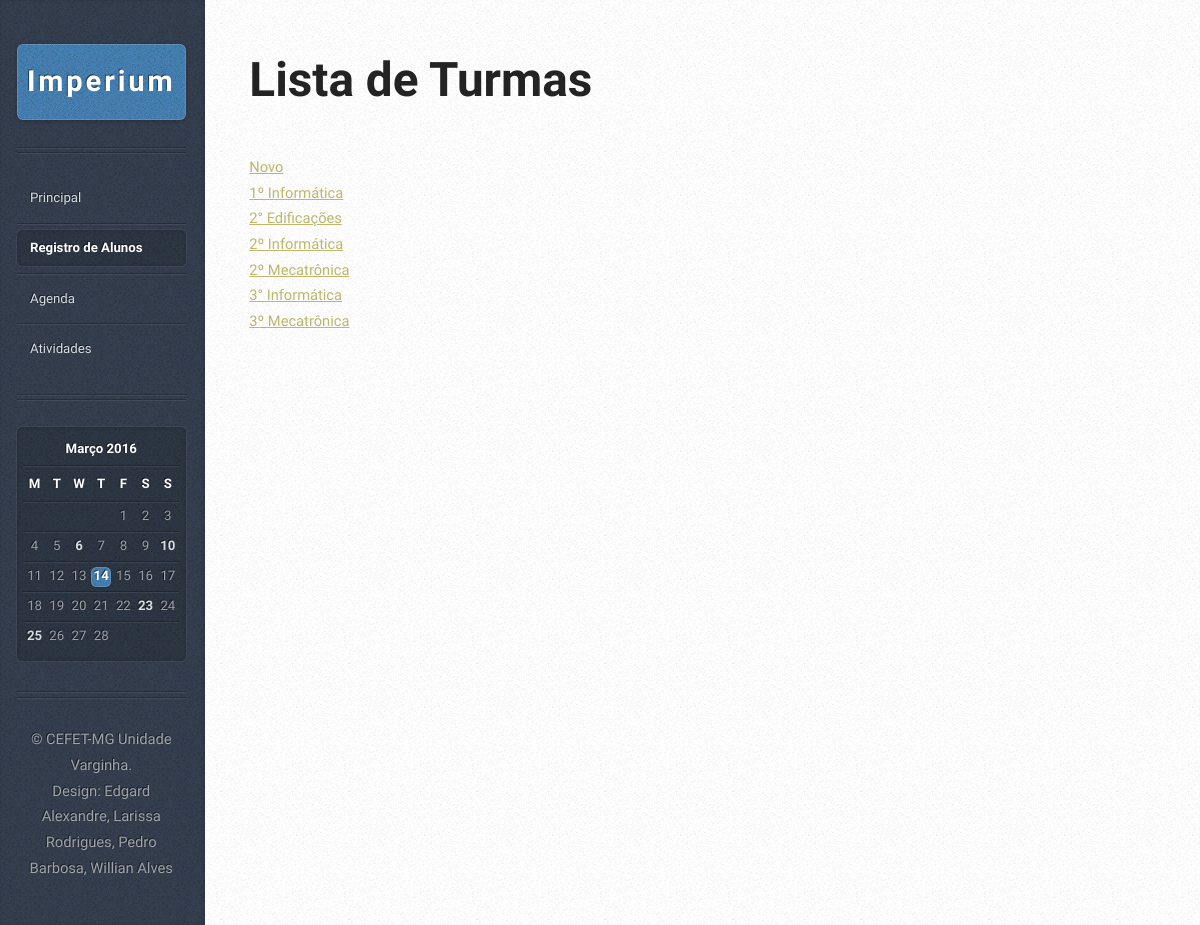
The page /turmaRegistro.php on the database as committed earlier.
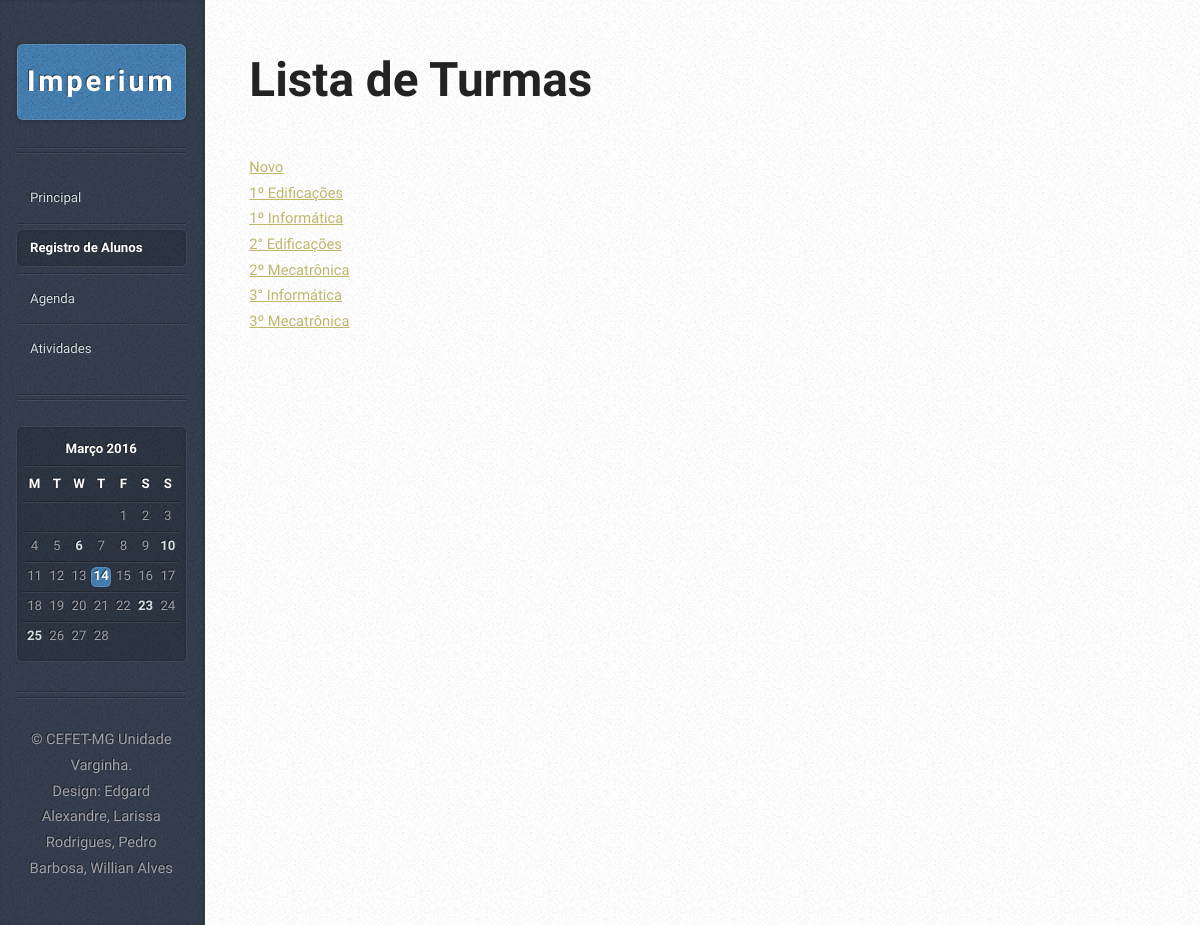
The same page on the database as committed later.
### tables this page shows
CREATE TABLE IF NOT EXISTS `turma` (
  `idTurma` int(11) NOT NULL AUTO_INCREMENT,
  `nomeTurma` varchar(45) DEFAULT NULL,
  PRIMARY KEY (`idTurma`)
);

### turmaRegistro.php (the view, shortened to what this page needs)
<?php
    $PDO = db_connect();
    $sql = "SELECT idTurma, nomeTurma FROM Turma ORDER BY nomeTurma ASC";
    $stmt = $PDO->prepare($sql);
    $stmt->execute();
?>
<!DOCTYPE HTML>
<html>
<head>
    <link rel="stylesheet" href="assets/css/mainScreen.css" />
</head>
<body>
<div id="content">
    <div class="inner">
        <article class="box post post-excerpt">
            <header>
			<h2>Lista de Turmas</h2>
            </header>
				<table>
                    <?php while($Turma = $stmt->fetch(PDO::FETCH_ASSOC)): ?>
					<tr>
						<td><a href = "alunoLista.php?id=<?php echo $Turma['idTurma']?>"><?php echo $Turma['nomeTurma'] ?></a></td>
                    </tr>
                   <?php endwhile;?>
                    <a href="form-add-Turma.php"> Novo</a><br>
				</table>
                </div>
    </div>
			<div id="sidebar">
					<h1 id="logo"><a href="#">Imperium</a></h1>
					<nav id="nav">
						<ul>
							<li><a href="indexMain.html">Principal</a></li>
							<li class="current"><a href="turmaRegistro.php">Registro de Alunos</a></li>
							<li><a href="calendario.html">Agenda</a></li>
							<li><a href="relatorios.html">Atividades</a></li>
						</ul>
					</nav>
					<section class="box calendar">
						<div class="inner">
							<table>
								<caption>Março 2016</caption>
								<thead>
									<tr>
										<th scope="col" title="Monday">M</th>
										<th scope="col" title="Tuesday">T</th>
										<th scope="col" title="Wednesday">W</th>
										<th scope="col" title="Thursday">T</th>
										<th scope="col" title="Friday">F</th>
										<th scope="col" title="Saturday">S</th>
										<th scope="col" title="Sunday">S</th>
									</tr>
								</thead>
								<tbody>
									<tr>
										<td colspan="4" class="pad"><span>&nbsp;</span></td>
										<td><span>1</span></td>
										<td><span>2</span></td>
										<td><span>3</span></td>
									</tr>
									<tr>
										<td><span>4</span></td>
										<td><span>5</span></td>
										<td><a href="#">6</a></td>
										<td><span>7</span></td>
										<td><span>8</span></td>
										<td><span>9</span></td>
										<td><a href="#">10</a></td>
									</tr>
									<tr>
										<td><span>11</span></td>
										<td><span>12</span></td>
										<td><span>13</span></td>
										<td class="today"><a href="#">14</a></td>
										<td><span>15</span></td>
										<td><span>16</span></td>
										<td><span>17</span></td>
									</tr>
									<tr>
										<td><span>18</span></td>
										<td><span>19</span></td>
										<td><span>20</span></td>
										<td><span>21</span></td>
										<td><span>22</span></td>
										<td><a href="#">23</a></td>
										<td><span>24</span></td>
									</tr>
									<tr>
										<td><a href="#">25</a></td>
										<td><span>26</span></td>
										<td><span>27</span></td>
										<td><span>28</span></td>
										<td class="pad" colspan="3"><span>&nbsp;</span></td>
									</tr>
								</tbody>
							</table>
						</div>
					</section>
					<ul id="copyright">
						<li>&copy; CEFET-MG Unidade Varginha.</li><li>Design: Edgard Alexandre, Larissa Rodrigues, Pedro Barbosa, Willian Alves</a></li>
					</ul>
			</div>
	</body>
</html>

Rows that differ between the two databases and show on the page:
removed turma: nomeTurma "2º Informática"
added turma: nomeTurma "1º Edificações"
